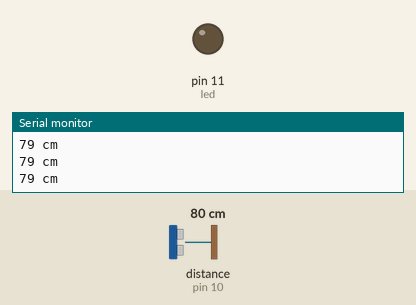
Bench run of a sketch on a simulated Arduino Uno, built with avr-gcc and run on an emulated ATmega328P. On the bench: output pins drawn as LEDs (lit = HIGH), the last lines printed to the serial monitor. Wiring (inferred from the names in the program): ultrasonic range finder: trigger pin 9; echo pin 10. The test bench sets the inputs (shaded band); at power-on: distance to the obstacle (sensor on pin 10) 80 cm. The echo pulse lasts 58.3 µs per cm; the ROS host is connected and sends only what is stated; pins used as bus, display or sensor lines are not drawn.

Above: at 1.3 s.
1.4 s: distance to the obstacle (sensor on pin 10) set to 6 cm
2.9 s: distance to the obstacle (sensor on pin 10) set to 3 cm
At 3.5 s:
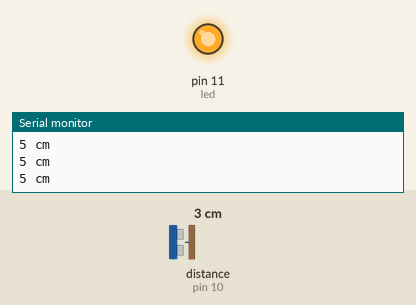
4.5 s: distance to the obstacle (sensor on pin 10) set to 9 cm
At 5.7 s:
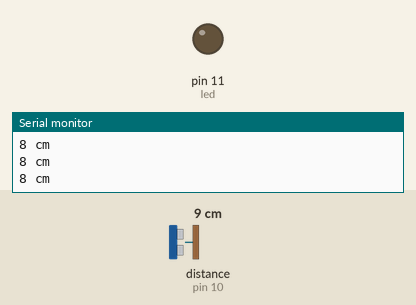
6.0 s: distance to the obstacle (sensor on pin 10) set to 2 cm
At 7.3 s:
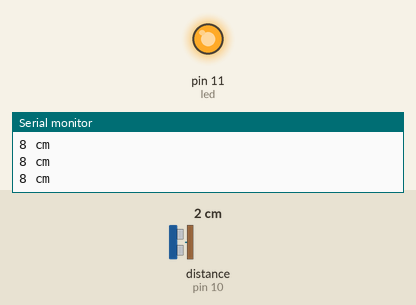
Timing chart, 0 to 8.5 s (numbered marks = the images above; inputs shaded):
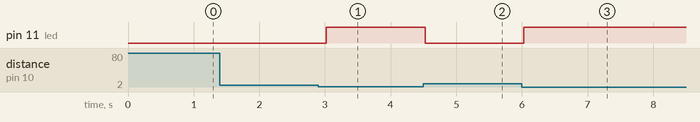

The sketch:

ultrasonic.ino
```cpp
#define trigPin 9
#define echoPin 10
#define led 11

#include <ros.h>
#include <std_msgs/Int32.h>

ros::NodeHandle nh;

std_msgs::Int32 dist_msg;

ros::Publisher distance("distance", &dist_msg);

void setup() {
  Serial.begin (9600);
  nh.initNode();
  nh.advertise(distance);
  pinMode(trigPin, OUTPUT);
  pinMode(echoPin, INPUT);
  pinMode(led, OUTPUT);
}

void loop() {
  long duration;
  int distance_;
  digitalWrite(trigPin, LOW);  // Added this line
  delayMicroseconds(2); // Added this line
  digitalWrite(trigPin, HIGH);
  delayMicroseconds(10); // Added this line
  digitalWrite(trigPin, LOW);
  duration = pulseIn(echoPin, HIGH);
  distance_ = (duration/2) / 29.1;
  if (distance_ < 4) {  // This is where the LED On/Off happens
    digitalWrite(led,HIGH); // When the Red condition is met, the Green LED should turn off
  }
  else {
    digitalWrite(led,LOW);
    Serial.print(distance_);
    Serial.println(" cm");
  }
  dist_msg.data = distance_;
  distance.publish(&dist_msg);
  nh.spinOnce();
  delay(500);
}
```

Measured:
- the behaviour switches between 5 and 4 cm on distance to the obstacle (sensor on pin 10) (found by bisection; images 0 and 1)
- after the input at 2.9 s, pin 11 (led): LOW → HIGH after 0.12 s
- after the input at 4.5 s, pin 11 (led): HIGH → LOW at once
- after the input at 6.0 s, pin 11 (led): LOW → HIGH at once
